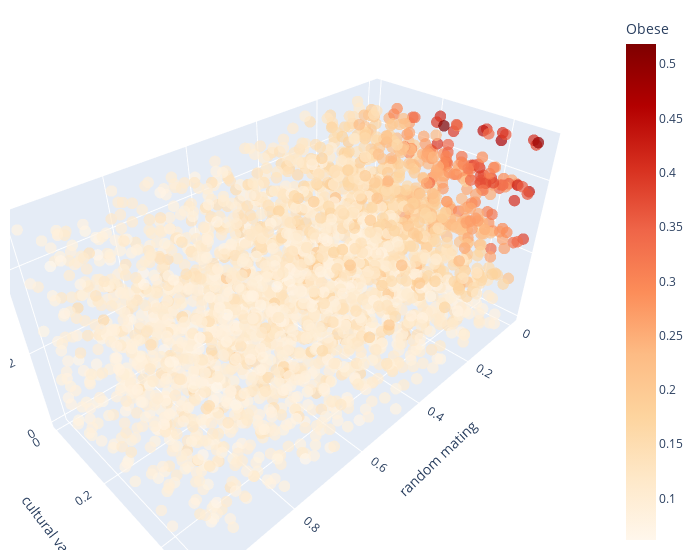

Write notebook code for a chart like this one.
### Code cell
fig = px.scatter_3d(df, x='p_random_mating', y='p_vertical_trans_variance', z= 'p_genetic_variance',
              color='g4', color_continuous_scale = px.colors.sequential.OrRd)

fig.update_traces(marker=dict(size=4, opacity = 0.7),
                  selector=dict(mode='markers'))
fig.update_layout(scene = dict(
                    xaxis_title='random mating',
                    yaxis_title='cultural variance',
                    zaxis_title='genetic variance'),
                    width=700,
                    margin=dict(r=20, b=10, l=10, t=10), 
                    coloraxis_colorbar=dict(title="Obese")
                    )
fig.show()
fig.write_image(plots_path + "3D-scatter-snp-vt-efast-obesity.pdf")
shutil.copy(plots_path + "3D-scatter-snp-vt-efast-obesity.pdf", "../manuscript/plots/")

### Figure 1 — Plotly figure (JSON) as saved in the notebook; plotly's stock layout.template omitted (floating-point values rounded to 4 significant figures; data arrays with more than 128 entries replaced by an {"elided": "..."} marker saying what was removed)
{"data": [{"hovertemplate": "p_random_mating=%{x}<br>p_vertical_trans_variance=%{y}<br>p_genetic_variance=%{z}<br>g4=%{marker.color}<extra></extra>", "legendgroup": "", "marker": {"color": {"elided": "3000 float values"}, "coloraxis": "coloraxis", "opacity": 0.7, "size": 4, "symbol": "circle"}, "mode": "markers", "name": "", "scene": "scene", "showlegend": false, "type": "scatter3d", "x": {"elided": "3000 float values"}, "y": {"elided": "3000 float values"}, "z": {"elided": "3000 float values"}}], "layout": {"coloraxis": {"colorbar": {"title": {"text": "Obese"}}, "colorscale": [[0, "rgb(255,247,236)"], [0.125, "rgb(254,232,200)"], [0.25, "rgb(253,212,158)"], [0.375, "rgb(253,187,132)"], [0.5, "rgb(252,141,89)"], [0.625, "rgb(239,101,72)"], [0.75, "rgb(215,48,31)"], [0.875, "rgb(179,0,0)"], [1, "rgb(127,0,0)"]]}, "legend": {"tracegroupgap": 0}, "margin": {"b": 10, "l": 10, "r": 20, "t": 10}, "scene": {"domain": {"x": [0, 1], "y": [0, 1]}, "xaxis": {"title": {"text": "random mating"}}, "yaxis": {"title": {"text": "cultural variance"}}, "zaxis": {"title": {"text": "genetic variance"}}}, "width": 700}}
